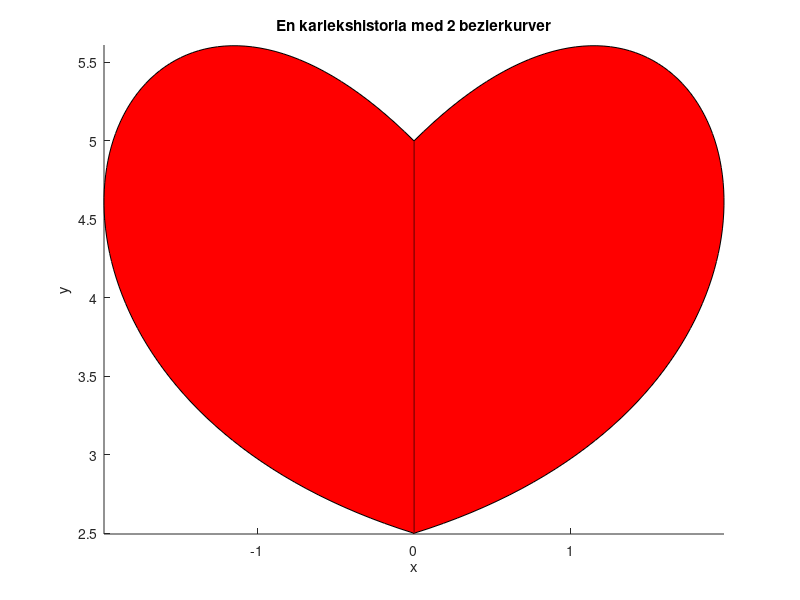

This figure's MATLAB source:
clc
clf

t=(0:0.01:1)';
%kubisk bezier som radvektor av fyra element
%Formel for kubisk bezier kurvor
%r(x) = ((1-3)^3)*p1 + 3*t*((1-t)^2)*b + 3*t*(1-t)*c + (t^3)*p2
bez=[(1-t).^3 3*t.*(1-t).^2 3*(1-t).*t.^2 t.^3];  

%startvarden (gemensamma for bada sidor av hjartat)
p1=[0 5]; 
p2=[0 2.5]; 

%Symmetriska punkter som formar b.z.kurvan 
prh =[2 7];
prl =[3.2 3.5];
plh =[-2 7];
pll =[-3.2 3.5];

%Ber?kna b.z.kurvan utefter de givna punkterna
k1=bez*[p1; prh; prl; p2];
k2=bez*[p1; plh; pll; p2];

%Mangd
fi = 0:pi/200:pi/2;

%Funktionerna for kaustikakurvan lab1
x = (cos(fi)).^3;
y = 1.5*sin(fi) - sin(fi).^3;

%Plottar funktionen #codedwithlove
axis equal
hold on
fill(k1(:,1),k1(:,2),'r')
fill(k2(:,1),k2(:,2),'r')
plot([0 0], [2.5 5], 'r') %Fyller svarta linjen mellan hj?rthalvorna
xlabel('x') % x-axis label
ylabel('y') % y-axis label
title('En karlekshistoria med 2 bezierkurver')
